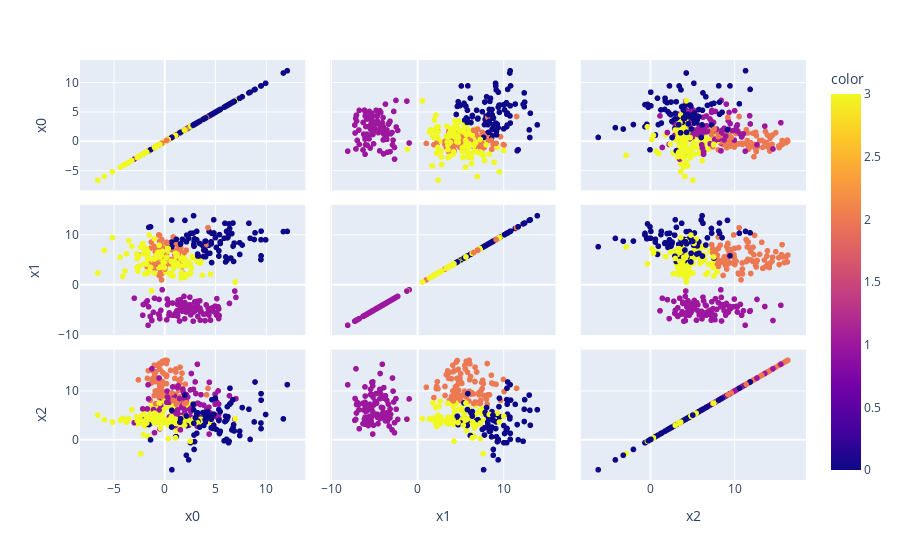

Notebook source saved alongside this figure:
### Code cell
cluster_data.plot_data(sample=True)

### Figure 1 — Plotly figure (JSON) as saved in the notebook; plotly's stock layout.template omitted (floating-point values rounded to 4 significant figures; data arrays with more than 128 entries replaced by an {"elided": "..."} marker saying what was removed)
{"data": [{"dimensions": [{"axis": {"matches": true}, "label": "x0", "values": {"elided": "400 float values"}}, {"axis": {"matches": true}, "label": "x1", "values": {"elided": "400 float values"}}, {"axis": {"matches": true}, "label": "x2", "values": {"elided": "400 float values"}}], "hovertemplate": "%{xaxis.title.text}=%{x}<br>%{yaxis.title.text}=%{y}<br>color=%{marker.color}<extra></extra>", "legendgroup": "", "marker": {"color": {"elided": "400 int values"}, "coloraxis": "coloraxis", "symbol": "circle"}, "name": "", "showlegend": false, "type": "splom"}], "layout": {"autosize": true, "coloraxis": {"colorbar": {"title": {"text": "color"}}, "colorscale": [[0, "#0d0887"], [0.1111, "#46039f"], [0.2222, "#7201a8"], [0.3333, "#9c179e"], [0.4444, "#bd3786"], [0.5556, "#d8576b"], [0.6667, "#ed7953"], [0.7778, "#fb9f3a"], [0.8889, "#fdca26"], [1, "#f0f921"]]}, "dragmode": "select", "legend": {"tracegroupgap": 0}, "margin": {"t": 60}, "xaxis": {"autorange": true, "range": [-8.63, 14.12], "type": "linear"}, "xaxis2": {"autorange": true, "range": [-10.45, 16.35], "type": "linear"}, "xaxis3": {"autorange": true, "range": [-8.616, 18.81], "type": "linear"}, "yaxis": {"autorange": true, "range": [-8.63, 14.12], "type": "linear"}, "yaxis2": {"autorange": true, "range": [-10.45, 16.35], "type": "linear"}, "yaxis3": {"autorange": true, "range": [-8.616, 18.81], "type": "linear"}}}
